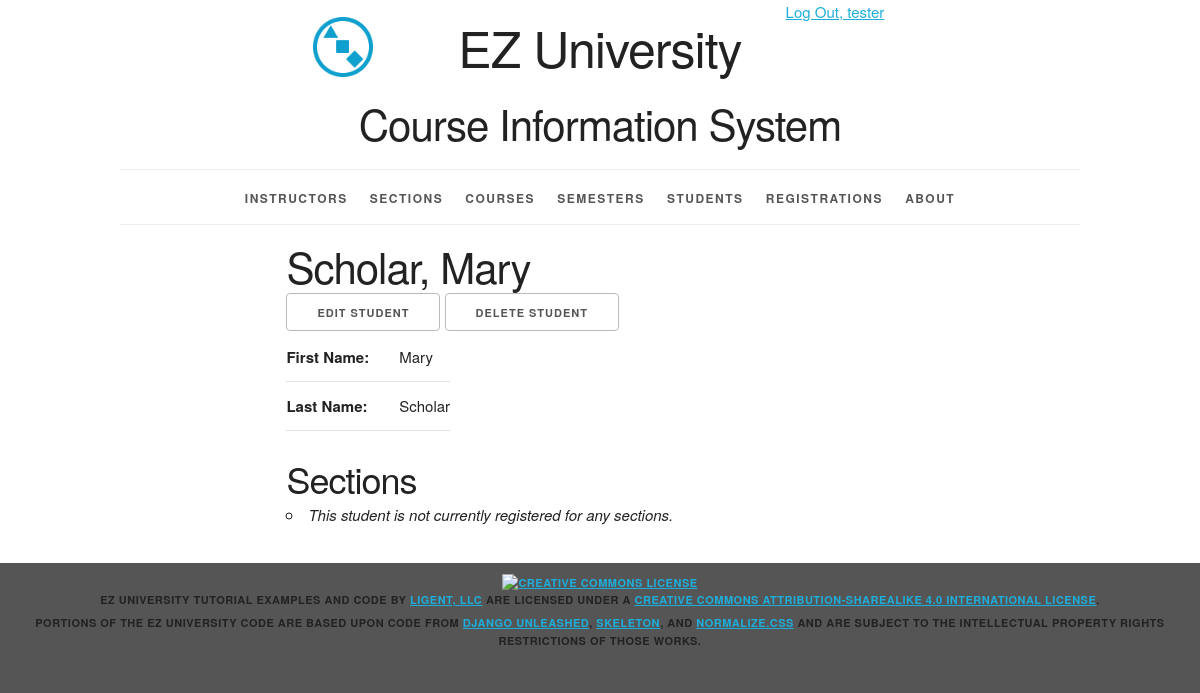
The page /student/1/ (signed in) on the database its author committed.
### courseInfo/models.py (models this page shows, shortened)
class Student(models.Model):
    student_id = models.AutoField(primary_key=True)
    first_name = models.CharField(max_length=45)
    last_name = models.CharField(max_length=45)
    nickname = models.CharField(max_length=45, blank=True, default='')
    def __str__(self):
        result = ''
        if self.nickname == '':
            result = '%s, %s' % (self.last_name, self.first_name)
        else:
            result = '%s, %s (%s)' % (self.last_name, self.first_name, self.nickname)
        return result
    def get_update_url(self):
        return reverse('courseInfo_student_update_urlpattern',
                       kwargs={'pk': self.pk}
                       )
    def get_delete_url(self):
        return reverse('courseInfo_student_delete_urlpattern',
                       kwargs={'pk': self.pk}
                       )
    class Meta:
        ordering = ['last_name', 'first_name', 'nickname']
        unique_together = (('last_name', 'first_name', 'nickname'),)

### courseInfo/views.py (the view)
class StudentDetail(LoginRequiredMixin, PermissionRequiredMixin, View):
    permission_required = 'courseInfo.view_student'
    def get(self, request, pk):
        student = get_object_or_404(
            Student,
            pk=pk
        )
        nickname = student.nickname
        registration_list = student.registrations.all()
        return render(
            request,
            'courseInfo/student_detail.html',
            {'student': student,
             'nickname': nickname,
             'registration_list': registration_list}
        )

### courseInfo/templates/courseInfo/student_detail.html (shortened to what this page needs)
{% extends 'courseInfo/base.html' %}
{% block content %}
<article>
  <div class="row">
  <div class="offset-by-two eight columns">
    <h2>{{ student }}</h2>
    <ul class="inline">
        {% if perms.courseInfo.change_student %}
        <li>
          <a href="{{ student.get_update_url }}"
          class="button">
            Edit Student</a></li>
        {% endif %}
        {% if perms.courseInfo.delete_student %}
          <a href="{{ student.get_delete_url }}"
          class="button">
            Delete Student</a></li>
        {% endif %}
    </ul>
    <section>
        <table>
            <tr>
                <th>First Name:</th>
                <td>{{ student.first_name }}</td>
            </tr>
            <tr>
                <th>Last Name:</th>
                <td>{{ student.last_name }}</td>
            </tr>
        </table>
    </section>
    <section>
        <h3>Sections</h3>
        <ul>
            {% for section in section_list %}
                <li>
                    <a href="{{ section.get_absolute_url }}">{{ section }}</a>
                </li>
            {% empty %}
                <li><em>This student is not currently registered for any sections.</em></li>
            {% endfor %}
        </ul>
    </section>
  </div></div>
</article>
{% endblock %}

### courseInfo/templates/courseInfo/base.html (shortened to what this page needs)
{% load staticfiles %}
<!DOCTYPE html>
<html lang="en">
<head>
    <link rel="stylesheet" type="text/css"
          href="{% static 'courseInfo/normalize.css' %}">
    <link rel="stylesheet" type="text/css"
          href="{% static 'courseInfo/skeleton.css' %}">
    <link rel="stylesheet" type="text/css"
          href="{% static 'courseInfo/style.css' %}">
</head>
<body>
<div class="container">
    <div class="status row">
        <div class="offset-by-eight four columns">
            <ul class="inline">
                {% if user.is_authenticated %}
                    <li><a href="{% url 'logout_urlpattern' %}">
                        Log Out, {{ user.get_username }}</a></li>
                {% else %}
                    <li><a href="{% url 'login_urlpattern' %}">
                        Log In</a></li>
                {% endif %}
            </ul>
        </div>
    </div>
    <header class="row">
        <div class="offset-by-one ten columns">
            <h1 class="logo">EZ University</h1>
            <h2>Course Information System</h2>
        </div>
    </header>
    <nav>
        <ul>
            {% if perms.courseInfo.view_instructor %}
                <li>
                    <a href="{% url 'courseInfo_instructor_list_urlpattern' %}">
                        Instructors</a></li>
            {% endif %}
            {% if perms.courseInfo.view_section %}
                <li>
                    <a href="{% url 'courseInfo_section_list_urlpattern' %}">
                        Sections</a></li>
            {% endif %}
            {% if perms.courseInfo.view_course %}
                <li>
                    <a href="{% url 'courseInfo_course_list_urlpattern' %}">
                        Courses</a></li>
            {% endif %}
            {% if perms.courseInfo.view_semester %}
                <li>
                    <a href="{% url 'courseInfo_semester_list_urlpattern' %}">
                        Semesters</a></li>
            {% endif %}
            {% if perms.courseInfo.view_student %}
                <li>
                    <a href="{% url 'courseInfo_student_list_urlpattern' %}">
                        Students</a></li>
            {% endif %}
            {% if perms.courseInfo.view_registration %}
                <li>
                    <a href="{% url 'courseInfo_registration_list_urlpattern' %}">
                        Registrations</a></li>
            {% endif %}
            <li>
                <a href="{% url 'about_urlpattern' %}">
                    About</a></li>
        </ul>
    </nav>
    <main>
        {% block content %}{% endblock %}
    </main>
</div>
<footer>
    <p>
        <a rel="license" href="http://creativecommons.org/licenses/by-sa/4.0/">
            <img alt="Creative Commons License" style="border-width:0"
                 src="https://i.creativecommons.org/l/by-sa/4.0/88x31.png"/>
        </a><br/><span property="dct:title">EZ University Tutorial Examples and Code</span>
        by
        <a href="https://www.ligent.net" property="cc:attributionName"
           rel="cc:attributionURL">Ligent, LLC</a> are licensed under a
        <a rel="license" href="http://creativecommons.org/licenses/by-sa/4.0/">Creative Commons Attribution-ShareAlike
            4.0 International License</a>.
    </p>
    <p>Portions of the EZ University code are based upon code from
        <a href="https://django-unleashed.com">Django Unleashed</a>,
        <a href="http://getskeleton.com/">Skeleton</a>, and
        <a href="https://necolas.github.io/normalize.css/">Normalize.css</a> and
        are subject to the intellectual property rights restrictions of those works.
    </p>
</footer>
</body>
</html>

### courseInfo/static/courseInfo/skeleton.css (style rules this page uses)
.container { position: relative; width: 100%; max-width: 960px; margin: 0 auto; padding: 0 20px; box-sizing: border-box; }
.column, .columns { width: 100%; float: left; box-sizing: border-box; }
@media (min-width: 400px) { .container { width: 85%; padding: 0; } }
@media (min-width: 550px) { .container { width: 80%; } }
@media (min-width: 550px) { .column, .columns { margin-left: 4%; } }
@media (min-width: 550px) { .column:first-child, .columns:first-child { margin-left: 0; } }
@media (min-width: 550px) { .four.columns { width: 30.6666666667%; } }
@media (min-width: 550px) { .eight.columns { width: 65.3333333333%; } }
@media (min-width: 550px) { .ten.columns { width: 82.6666666667%; } }
@media (min-width: 550px) { .offset-by-one.column, .offset-by-one.columns { margin-left: 8.66666666667%; } }
@media (min-width: 550px) { .offset-by-two.column, .offset-by-two.columns { margin-left: 17.3333333333%; } }
@media (min-width: 550px) { .offset-by-eight.column, .offset-by-eight.columns { margin-left: 69.3333333333%; } }
html { font-size: 62.5%; }
body { font-size: 1.5em; line-height: 1.6; font-weight: 400; font-family: "Raleway", "HelveticaNeue", "Helvetica Neue", Helvetica, Arial, sans-serif; color: #222; }
h1, h2, h3, h4, h5, h6 { margin-top: 0; margin-bottom: 2rem; font-weight: 300; }
h1 { font-size: 4.0rem; line-height: 1.2; letter-spacing: -.1rem; }
h2 { font-size: 3.6rem; line-height: 1.25; letter-spacing: -.1rem; }
h3 { font-size: 3.0rem; line-height: 1.3; letter-spacing: -.1rem; }
@media (min-width: 550px) { h1 { font-size: 5.0rem; } }
@media (min-width: 550px) { h2 { font-size: 4.2rem; } }
@media (min-width: 550px) { h3 { font-size: 3.6rem; } }
p { margin-top: 0; }
a { color: #1EAEDB; }
.button, button, input[type="submit"], input[type="reset"], input[type="button"] { display: inline-block; height: 38px; padding: 0 30px; color: #555; text-align: center; font-size: 11px; font-weight: 600; line-height: 38px; letter-spacing: .1rem; text-transform: uppercase; text-decoration: none; white-space: nowrap; background-color: transparent; border-radius: 4px; border: 1px solid #bbb; cursor: pointer; box-sizing: border-box; }
ul { list-style: circle inside; }
ol, ul { padding-left: 0; margin-top: 0; }
li { margin-bottom: 1rem; }
th, td { padding: 12px 15px; text-align: left; border-bottom: 1px solid #E1E1E1; }
th:first-child, td:first-child { padding-left: 0; }
th:last-child, td:last-child { padding-right: 0; }
button, .button { margin-bottom: 1rem; }
pre, blockquote, dl, figure, table, p, ul, ol, form { margin-bottom: 2.5rem; }
.container:after, .row:after, .u-cf { content: ""; display: table; clear: both; }

### courseInfo/static/courseInfo/style.css (style rules this page uses)
html { height: 100%; background-color: #555; }
body { background-color: white; }
body>div>header { text-align: center;; }
header h1 { display: inline-block; font-weight: normal; font-style: normal; width: 100%; margin-top: 0; padding-top: 0; }
.logo { padding-top: 50px; background-image: url("/static/courseInfo/logo.png"); background-size: 50px; background-repeat: no-repeat; background-position: top; }
@media (min-width: 750px) { .logo { padding-top: 0; background-size: contain; background-position: 0% 0%; } }
@media (min-width: 1000px) { .logo { background-position: 10% 0%; } }
@media (min-width: 1200px) { .logo { background-position: 15% 0%; } }
nav { border-top: 1px solid #eee; width: 100%; border-bottom: 1px solid #eee; margin: 0 0 1em; padding: 0; }
nav ul { margin: 0; padding: 1em 0; list-style-type: none; text-align: center; }
nav ul li { display: inline; padding: 0; margin: 0 0.25em; font-weight: 600; text-transform: uppercase; text-align: center; font-size: 1rem; letter-spacing: .10rem; }
@media (min-width: 400px) { nav ul li { letter-spacing: .15rem; font-size: 1.2rem; margin: 0 0.5em; } }
@media (min-width: 550px) { nav ul li { margin: 0 0.75em; } }
nav ul li a { color: #555; text-decoration: none; background-color: transparent; cursor: pointer; }
article h2 { margin: 0; padding: 0; }
article h3 { margin: 0; padding: 0; }
.inline { list-style-type: none; padding: 0; margin: 0 0 -0.5em; }
.inline li { display: inline; }
body>footer { width: 100%; background-color: #555; font-size: 1.1rem; letter-spacing: .05rem; font-weight: 600; text-transform: uppercase; text-align: center; padding: 1em 0; margin: 1em 0; }
body>footer p { margin-bottom: 0.5rem; }

### rows shown on the page
Student: nickname+last_name+first_name "Scholar, Mary", first_name "Mary", last_name "Scholar"

### other values the page prints
{{ user.get_username }} "tester"
